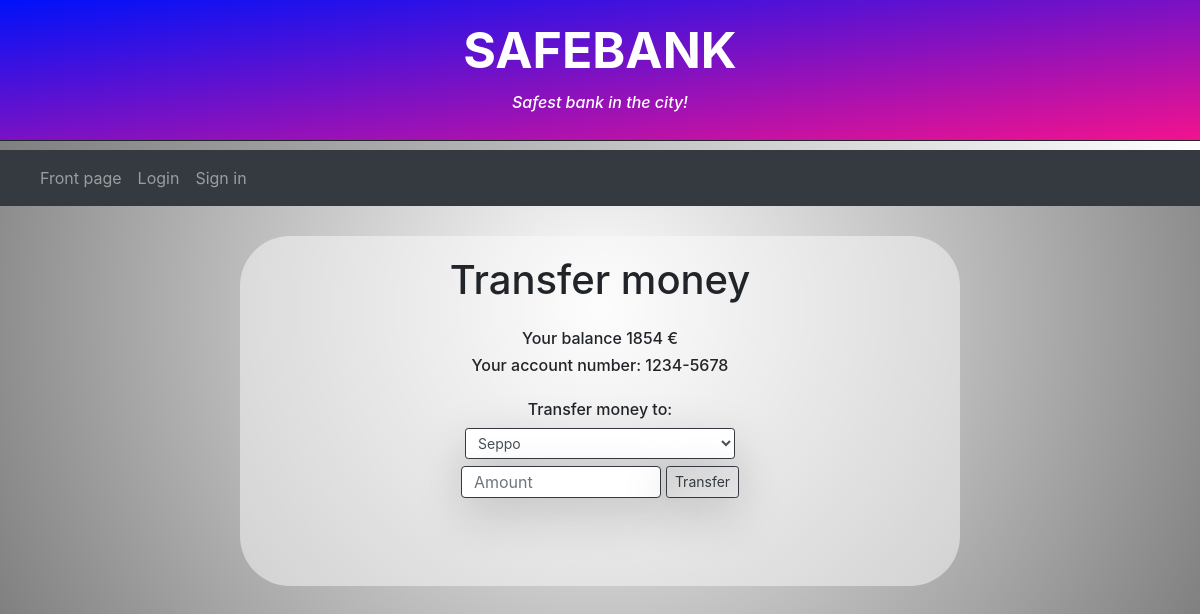
The page /transfer/1/ on the database as committed earlier.
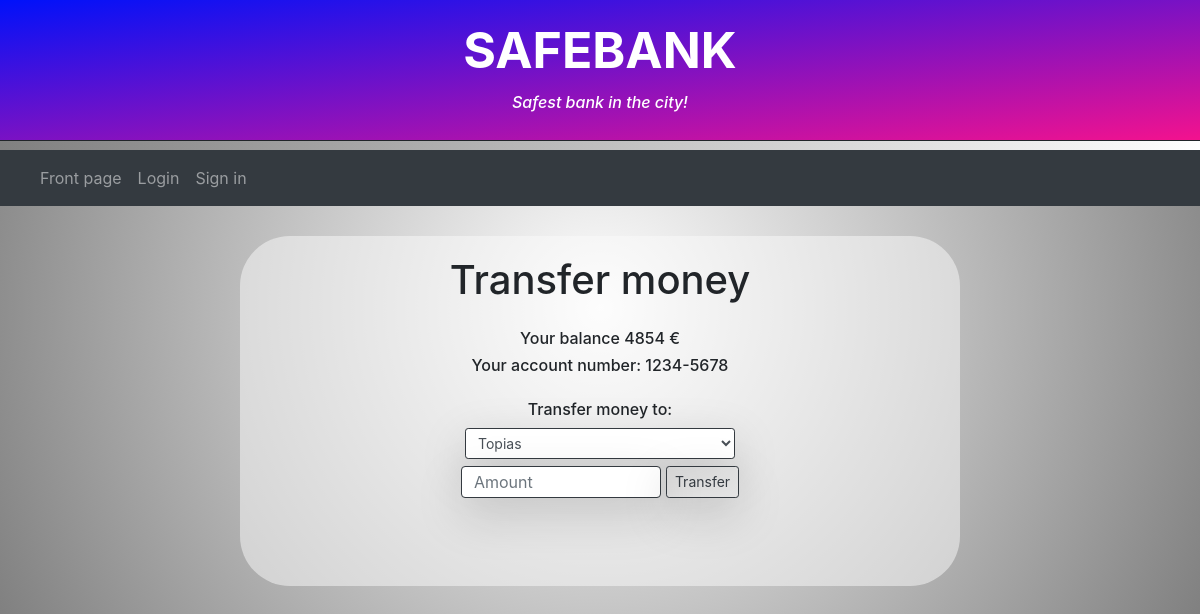
The same page on the database as committed later.
### safebanking/models.py (models this page shows)
class User_account(models.Model):
	username = models.TextField()
	password = models.TextField()
	balance = models.IntegerField()
	motto = models.TextField(default = "")
	account_number = models.TextField(default = "1234-5678")
	status = models.IntegerField(default = 1) #1 = normal user, 2 = admin user

### safebanking/views.py (the view, shortened to what this page needs)
# urls.py: path("transfer/<int:User_account_id>/", views.transferView, name = "transfer"),
def transferView(request, User_account_id):
    user = User_account.objects.get(id = User_account_id)
    users = User_account.objects.all()
    request.session["message"] = ""
    return render(request, "safebanking/transfer.html", {"users" : users, "owner" : user})

### safebanking/templates/safebanking/transfer.html (shortened to what this page needs)
{% extends "./base.html" %}
{% block content %}
<div style="background-color: rgb(252, 252, 252, 0.5); margin-top: 30px;
            margin-bottom: 30px; min-height: 350px; border-radius: 50px;
            margin-left: auto; margin-right: auto; max-width: 45em;">
    <div style="height:20px"></div>
    <div style="text-align: center;">
        <h1 style="margin-bottom: 25px;">Transfer money</h1>
        <h6>Your balance {{owner.balance}} €</h6>
        <h6>Your account number: {{owner.account_number}}</h6>
    </div>
    <div style="text-align: center; margin-top: 25px;">
        <form action="/transfer/{{owner.id}}/" method="GET">
            <h6>Transfer money to:</h6>
            <div class="d-flex justify-content-center">
                <div class="form-group" style="width: 270px; height: 32px">
                    <select class="border border-dark shadow-lg form-control form-control-sm" id="sel1" name="to">
                        {% for user in users %}
                            {% if owner.id != user.id %}
                            <option value="{{user.id}}">{{user.username}}</option>
                            {% endif %}
                        {% endfor %}
                    </select>
                </div>
            </div>
            <div class="d-flex justify-content-center" style="margin-top: -10px;">
                <input type="number" class="border border-dark shadow-lg form-control" placeholder="Amount" name="amount" style="width: 200px; height: 32px"/>
                <input type="submit" value="Transfer" class="shadow-lg btn btn-outline-dark btn-sm" style="margin-left: 5px"></input>
            </div>
        </form>
    </div>
</div>
{% endblock %}

Rows that differ between the two databases and show on the page:
changed User_account: balance "1854" → "4854"
Other text that changed with them:
form field to: "Seppo" → "Topias"
